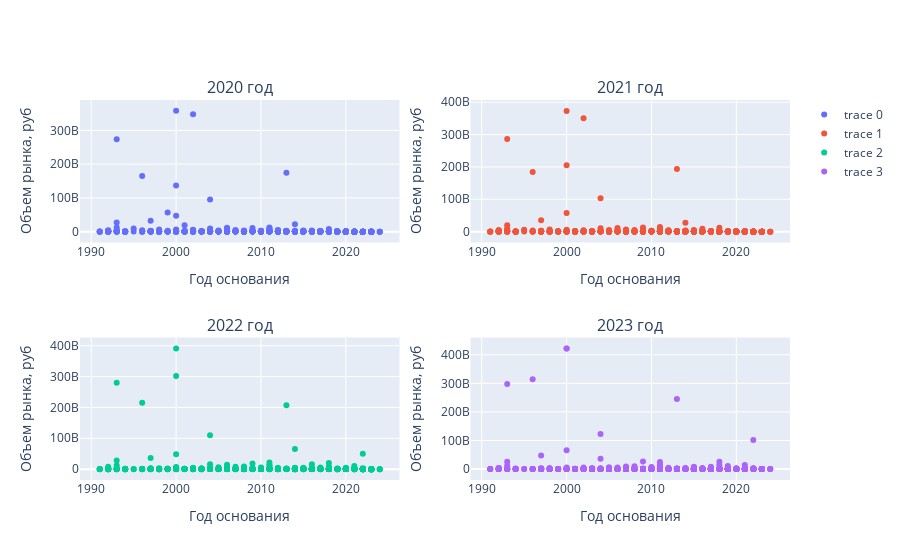

The cell this chart's notebook holds for it:
### Code cell
fig = make_subplots(rows=2, cols=2, subplot_titles=("2020 год", "2021 год", "2022 год", "2023 год"))

fig.add_trace(
    go.Scatter(x=pd.to_datetime(data['ДатаРег']).dt.year, y=data['2020'], mode='markers'),
    row=1, col=1
)

fig.add_trace(
    go.Scatter(x=pd.to_datetime(data['ДатаРег']).dt.year, y=data['2021'], mode='markers'),
    row=1, col=2
)

fig.add_trace(
    go.Scatter(x=pd.to_datetime(data['ДатаРег']).dt.year, y=data['2022'], mode='markers'),
    row=2, col=1
)

fig.add_trace(
    go.Scatter(x=pd.to_datetime(data['ДатаРег']).dt.year, y=data['2023'], mode='markers'),
    row=2, col=2
)

fig.update_xaxes(title_text="Год основания", row=1, col=1)
fig.update_xaxes(title_text="Год основания", row=1, col=2)
fig.update_xaxes(title_text="Год основания", row=2, col=1)
fig.update_xaxes(title_text="Год основания", row=2, col=2)

fig.update_yaxes(title_text="Объем рынка, руб", row=1, col=1)
fig.update_yaxes(title_text="Объем рынка, руб", row=1, col=2)
fig.update_yaxes(title_text="Объем рынка, руб", row=2, col=1)
fig.update_yaxes(title_text="Объем рынка, руб", row=2, col=2)

fig.show()

### Figure 1 — Plotly figure (JSON) as saved in the notebook; plotly's stock layout.template omitted (floating-point values rounded to 4 significant figures; data arrays with more than 128 entries replaced by an {"elided": "..."} marker saying what was removed)
{"data": [{"mode": "markers", "type": "scatter", "x": {"elided": "933 int values"}, "xaxis": "x", "y": {"elided": "933 int values"}, "yaxis": "y"}, {"mode": "markers", "type": "scatter", "x": {"elided": "933 int values"}, "xaxis": "x2", "y": {"elided": "933 int values"}, "yaxis": "y2"}, {"mode": "markers", "type": "scatter", "x": {"elided": "933 int values"}, "xaxis": "x3", "y": {"elided": "933 int values"}, "yaxis": "y3"}, {"mode": "markers", "type": "scatter", "x": {"elided": "933 int values"}, "xaxis": "x4", "y": {"elided": "933 int values"}, "yaxis": "y4"}], "layout": {"annotations": [{"font": {"size": 16}, "showarrow": false, "text": "2020 год", "x": 0.225, "xanchor": "center", "xref": "paper", "y": 1, "yanchor": "bottom", "yref": "paper"}, {"font": {"size": 16}, "showarrow": false, "text": "2021 год", "x": 0.775, "xanchor": "center", "xref": "paper", "y": 1, "yanchor": "bottom", "yref": "paper"}, {"font": {"size": 16}, "showarrow": false, "text": "2022 год", "x": 0.225, "xanchor": "center", "xref": "paper", "y": 0.375, "yanchor": "bottom", "yref": "paper"}, {"font": {"size": 16}, "showarrow": false, "text": "2023 год", "x": 0.775, "xanchor": "center", "xref": "paper", "y": 0.375, "yanchor": "bottom", "yref": "paper"}], "xaxis": {"anchor": "y", "domain": [0, 0.45], "title": {"text": "Год основания"}}, "xaxis2": {"anchor": "y2", "domain": [0.55, 1], "title": {"text": "Год основания"}}, "xaxis3": {"anchor": "y3", "domain": [0, 0.45], "title": {"text": "Год основания"}}, "xaxis4": {"anchor": "y4", "domain": [0.55, 1], "title": {"text": "Год основания"}}, "yaxis": {"anchor": "x", "domain": [0.625, 1], "title": {"text": "Объем рынка, руб"}}, "yaxis2": {"anchor": "x2", "domain": [0.625, 1], "title": {"text": "Объем рынка, руб"}}, "yaxis3": {"anchor": "x3", "domain": [0, 0.375], "title": {"text": "Объем рынка, руб"}}, "yaxis4": {"anchor": "x4", "domain": [0, 0.375], "title": {"text": "Объем рынка, руб"}}}}
